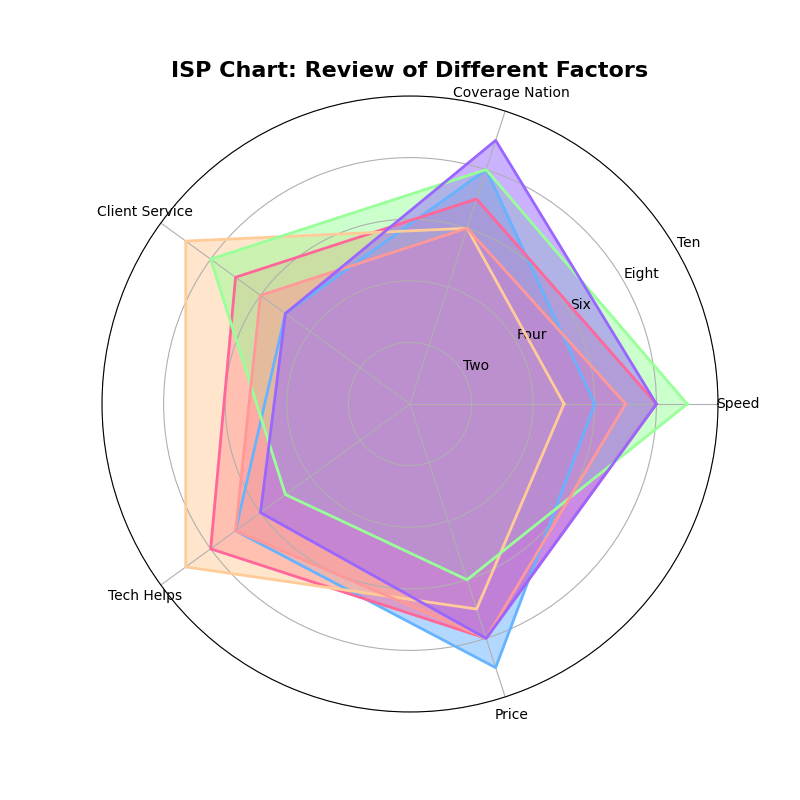

Recreate this plot in Python.
import numpy as np
import matplotlib.pyplot as plt

attributes = ['Speed', 'Coverage Nation', 'Client Service', 'Tech Helps', 'Price']

isp_1 = [6, 8, 5, 7, 9]
isp_2 = [8, 7, 7, 8, 8]
isp_3 = [5, 6, 9, 9, 7]
isp_4 = [9, 8, 8, 5, 6]
isp_5 = [7, 6, 6, 7, 8]
isp_6 = [8, 9, 5, 6, 8]

data = np.array([isp_1, isp_2, isp_3, isp_4, isp_5, isp_6])
num_vars = len(attributes)

angles = np.linspace(0, 2 * np.pi, num_vars, endpoint=False).tolist()
data = np.concatenate((data, data[:, [0]]), axis=1)
angles += angles[:1]

fig, ax = plt.subplots(figsize=(8, 8), subplot_kw=dict(polar=True))

# Manually shuffled colors list
colors = ['#66b3ff', '#ff6699', '#ffcc99', '#99ff99', '#ff9999', '#9966ff']

for i, isp_data in enumerate(data):
    ax.fill(angles, isp_data, color=colors[i], alpha=0.5)
    ax.plot(angles, isp_data, color=colors[i], linewidth=2)

plt.xticks(angles[:-1], attributes, color='black', size=10)

ax.set_rlabel_position(30)
plt.yticks([2, 4, 6, 8, 10], ["Two", "Four", "Six", "Eight", "Ten"], color='black', size=10)
plt.ylim(0, 10)

plt.title("ISP Chart: Review of Different Factors", size=16, weight='bold', position=(0.5, 1.1), ha='center')

plt.show()
